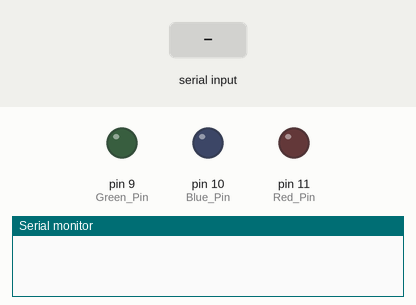
Recording of a sketch running on a simulated Arduino Uno, built with avr-gcc and run on an emulated ATmega328P. On the bench: output pins drawn as LEDs (lit = HIGH), the last lines printed to the serial monitor. The inputs (shaded band) are chosen by the test bench.

Above: at 1.2 s.
1.3 s: "1" received over Serial
At 1.7 s:
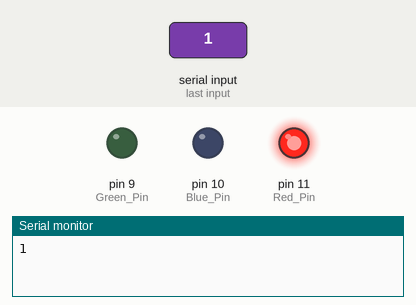
2.8 s: "0" received over Serial
At 4.0 s:
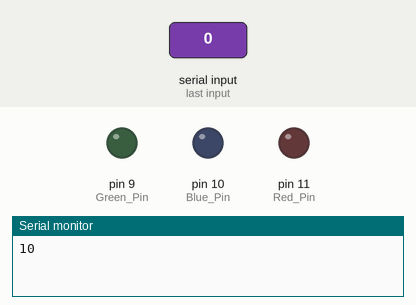
Timing chart, 0 to 5.8 s (numbered marks = the images above; inputs shaded):
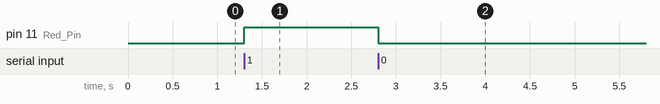

Measured:
- after the input at 1.3 s, pin 11 (Red_Pin): LOW → HIGH at once
- after the input at 2.8 s, pin 11 (Red_Pin): HIGH → LOW at once

The sketch:

Project.ino
```cpp
String x;		//Variable to recieve data from Python
int Red_Pin= 11;	//RED LED
int Green_Pin = 9;	//GREEN LED
int Blue_Pin = 10;	//BLUE LED

void setup()
{
  Serial.begin(115200);
  Serial.setTimeout(1);
  pinMode(Red_Pin, OUTPUT);
  pinMode(Green_Pin, OUTPUT);
  pinMode(Blue_Pin, OUTPUT);
}

void loop()
{
  while (!Serial.available());
  x = Serial.readString();
//RED LED
  if(x[0]=='1')
    analogWrite(Red_Pin, 255);
  else
    analogWrite(Red_Pin, 0);
//GREEN LED
  if(x[1]=='1')
    analogWrite(Green_Pin, 255);
  else
    analogWrite(Green_Pin, 0);
//BLUE LED
  if(x[2]=='1')
    analogWrite(Blue_Pin, 255);
  else
    analogWrite(Blue_Pin, 0);
  Serial.print(x);
  delay(750);
}
```
